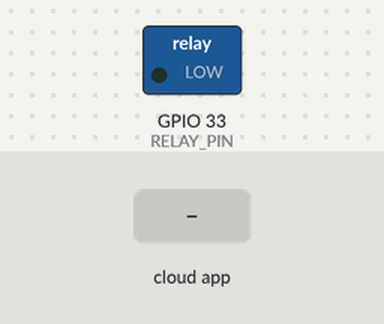
This sketch was run on a simulated ESP32. Shown: switched loads named in the sketch (green lamp = pin HIGH). Inputs (shaded band) come from the test bench. The ROS host is connected and sends only what is stated.

Above: at 3.2 s.
3.3 s: the phone or cloud app sets relay to 1
At 4.5 s:
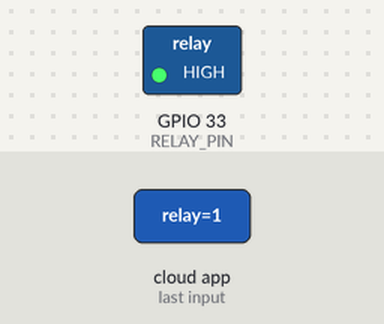
4.8 s: the phone or cloud app sets relay to 0
At 5.3 s:
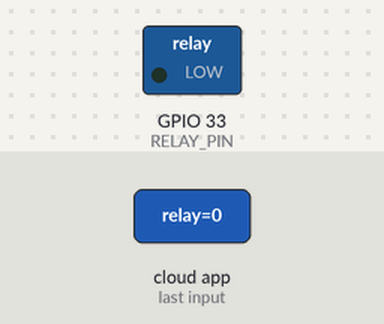
Timing chart, 0 to 7.8 s (numbered marks = the images above; inputs shaded):
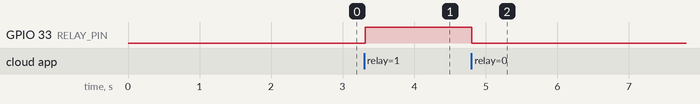

Measured:
- after the input at 3.3 s, GPIO 33 (RELAY_PIN): LOW → HIGH at once
- after the input at 4.8 s, GPIO 33 (RELAY_PIN): HIGH → LOW at once

The sketch:

relay.ino
```cpp
/*
 * relay.ino — kontrol relay via ROS2
 *
 * Subscribe ke topic /relay (Bool)
 * true  → relay ON (COM terhubung NO)
 * false → relay OFF
 *
 * Board: Arduino UNO / ESP32
 *
 * KONEKSI FISIK:
 *
 *   Komponen       | Arduino UNO      | ESP32
 *   ------------------------------------------------
 *   VCC            | 5V               | 3.3V / Vin    (Merah)
 *   GND            | GND              | GND           (Hitam)
 *   IN (signal)    | D6               | D33           (Kuning)
 *   COM            | —                | Perangkat eksternal  (—)
 *   NO (Normally Open) | —                | Perangkat eksternal  (—)
 *   NC (Normally Closed) | —                | (tidak dipakai)  (—)
 *
 *   Lihat wiring.md untuk diagram lengkap.
 */

// ═══════════════════════════════════════════════════════════════
// PENJELASAN DATA STRUCTURE — micro-ROS
// ═══════════════════════════════════════════════════════════════
//
// Berikut adalah data structure inti micro-ROS yang dipakai:
//
// 1. rcl_node_t
//    - Struktur yang merepresentasikan node ROS2 di C/C++.
//    - Setiap node punya nama unik (contoh: "led_node").
//    - Semua komunikasi ROS2 (pub/sub) terikat pada node.
//
// 2. rcl_publisher_t
//    - Struktur untuk MENGIRIM data ke topic ROS2.
//    - Diinisialisasi dengan rclc_publisher_init_default().
//    - Parameter: tipe pesan, nama topic, node.
//    - Method: rcl_publish() — kirim data.
//
// 3. rcl_subscription_t
//    - Struktur untuk MENERIMA data dari topic ROS2.
//    - Diinisialisasi dengan rclc_subscription_init_default().
//    - Parameter: tipe pesan, nama topic, callback function.
//    - Callback dipanggil OTOMATIS saat ada data masuk.
//
// 4. rclc_executor_t
//    - Struktur yang mengatur eksekusi callback.
//    - "Jantung" program micro-ROS — mirip rclpy.spin() di Python.
//    - Method: rclc_executor_spin_some() — proses callback yang pending.
//    - WAJIB ditambahkan publisher/subscriber/timer dengan add_*().
//
// 5. rclc_support_t
//    - Struktur untuk inisialisasi micro-ROS.
//    - Wajib dipanggil PERTAMA KALI di setup().
//    - rclc_support_init() — siapkan memory, allocator, dll.
//
// 6. rcl_allocator_t
//    - Struktur alokator memori untuk ROS2.
//    - rcl_get_default_allocator() — pakai default (heap).
//    - Digunakan saat inisialisasi node, publisher, subscriber.
//
// 7. rcl_timer_t
//    - Struktur timer untuk eksekusi periodik.
//    - rclc_timer_init_default() — buat timer dengan interval ms.
//    - Callback dipanggil setiap interval.
//
// 8. std_msgs__msg__*
//    - Tipe pesan ROS2 standar di C:
//      Bool    → bool data        (true/false)
//      Int32   → int32_t data     (angka bulat)
//      Float32 → float data       (angka desimal)
//      Float64 → double data      (angka desimal presisi ganda)
//      String  → char[] data      (teks)
//════════════════════════════════════════════════════════════════


#include <micro_ros_arduino.h>  // Library micro-ROS untuk Arduino — menghubungkan Arduino ke ROS2
#include <rcl/rcl.h>            // Library ROS2 Client Library — API inti ROS2 di C
#include <rclc/rclc.h>          // Library RCLC — helper untuk memudahkan inisialisasi ROS2
#include <rclc/executor.h>      // Library executor RCLC — menjalankan callback secara periodik
#include <std_msgs/msg/bool.h>  // Tipe pesan Bool (true/false) — untuk ON/OFF relay

#if defined(ESP32)             // Dual board support: cek apakah board adalah ESP32
  #define RELAY_PIN 33         // Pin GPIO 33 untuk ESP32
#else                           // Jika bukan ESP32, berarti Arduino UNO
  #define RELAY_PIN 6          // Pin digital 6 untuk Arduino UNO
#endif

rclc_executor_t executor;         // Executor — mengelola eksekusi callback ROS2
rclc_support_t support;           // Support structure — wadah inisialisasi ROS2
rcl_allocator_t allocator;        // Allocator — pengelola memori ROS2
rcl_node_t node;                  // Node — entitas utama ROS2 untuk komunikasi
rcl_subscription_t subscriber;    // Subscriber — penerima pesan dari topic
std_msgs__msg__Bool msg;          // Variabel pesan Bool — menampung perintah ON/OFF

void subscription_callback(const void *msgin) {              // Callback — dipanggil otomatis saat ada pesan masuk
  const std_msgs__msg__Bool *msg = (const std_msgs__msg__Bool *)msgin;  // Cast pointer ke tipe Bool
  digitalWrite(RELAY_PIN, msg->data ? HIGH : LOW);          // true → relay ON (HIGH), false → relay OFF (LOW)
}

void setup() {                                     // setup() — dijalankan sekali saat board menyala / reset
  pinMode(RELAY_PIN, OUTPUT);                      // Set pin relay sebagai OUTPUT (mengirim sinyal)
  digitalWrite(RELAY_PIN, LOW);                    // Pastikan relay OFF saat awal

  Serial.begin(115200);                            // Inisialisasi Serial USB dengan baud rate 115200
  set_microros_serial_transports(Serial);          // Hubungkan micro-ROS ke Serial USB sebagai transport
  delay(2000);                                     // Tunggu 2 detik agar micro-ROS siap

  allocator = rcl_get_default_allocator();         // Dapatkan memory allocator default ROS2
  rclc_support_init(&support, 0, NULL, &allocator);// Inisialisasi ROS2 support structure
  rclc_node_init_default(&node, "relay_node", "", &support);  // Buat node ROS2 bernama "relay_node"

  rclc_subscription_init_default(                 // Inisialisasi subscriber untuk topic "relay"
    &subscriber,
    &node,
    ROSIDL_GET_MSG_TYPE_SUPPORT(std_msgs, msg, Bool),  // Dapatkan type support untuk pesan Bool
    "relay"                                       // Nama topic yang akan di-subscribe
  );

  rclc_executor_init(&executor, &support, 1, &allocator);  // Buat executor dengan 1 callback
  rclc_executor_add_subscription(                 // Daftarkan subscriber ke executor
    &executor, &subscriber, &msg,
    &subscription_callback, ON_NEW_DATA           // Callback dipanggil hanya saat ada data baru
  );
}

void loop() {                                                       // loop() — dijalankan terus-menerus setelah setup()
  rclc_executor_spin_some(&executor, RCL_MS_TO_NS(100));           // Proses callback ROS2 yang masuk (timeout 100ms)
  delay(10);                                                        // Delay kecil agar CPU tidak 100%
}
```
